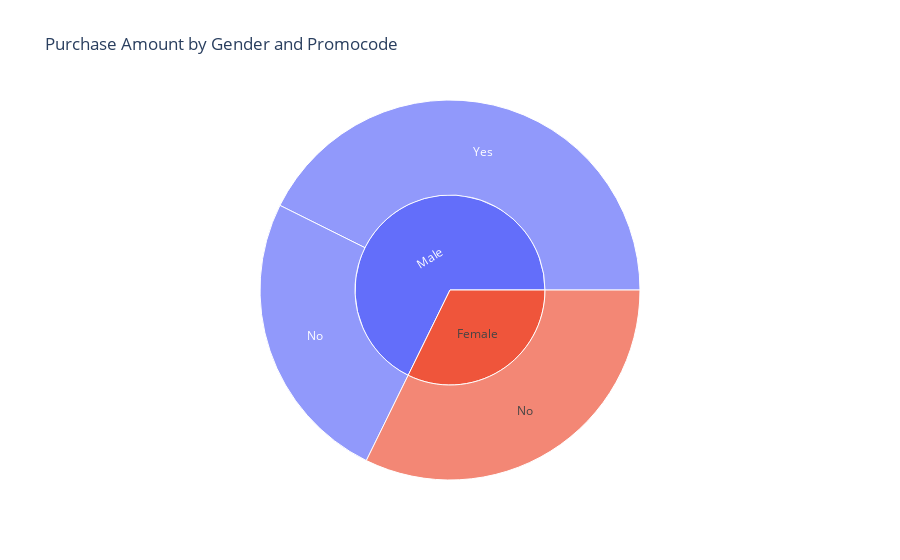

Here is the notebook cell this chart was saved with:
### Markdown cell above
**Are there any notable differences in purchase behavior between subscribed and non-subscribed customers?**

### Code cell
grouped_data = df.groupby(['Gender', 'Promo Code Used'])['Purchase Amount (USD)'].sum().reset_index()
fig = px.sunburst(
    grouped_data, 
    path=['Gender', 'Promo Code Used'],
    values='Purchase Amount (USD)',
    title="Purchase Amount by Gender and Promocode"
)
fig.show()

### Figure 1 — Plotly figure (JSON) as saved in the notebook; plotly's stock layout.template omitted (floating-point values rounded to 4 significant figures)
{"data": [{"branchvalues": "total", "domain": {"x": [0, 1], "y": [0, 1]}, "hovertemplate": "labels=%{label}<br>Purchase Amount (USD)=%{value}<br>parent=%{parent}<br>id=%{id}<extra></extra>", "ids": ["Female/No", "Male/No", "Male/Yes", "Female", "Male"], "labels": ["No", "No", "Yes", "Female", "Male"], "name": "", "parents": ["Female", "Male", "Male", "", ""], "type": "sunburst", "values": [75191, 58479, 99411, 75191, 157890]}], "layout": {"autosize": true, "legend": {"tracegroupgap": 0}, "title": {"text": "Purchase Amount by Gender and Promocode"}}}
